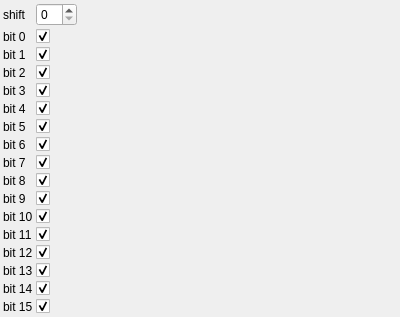
<?xml version="1.0" encoding="UTF-8"?>
<ui version="4.0">
 <class>BitSelectorParametersControlWidget</class>
 <widget class="QWidget" name="BitSelectorParametersControlWidget">
  <property name="geometry">
   <rect>
    <x>0</x>
    <y>0</y>
    <width>400</width>
    <height>300</height>
   </rect>
  </property>
  <property name="windowTitle">
   <string>BitSelectorParameters</string>
  </property>
   <layout class="QGridLayout" name="gridLayout">
    <property name="margin">
     <number>3</number>
    </property>
    <property name="spacing">
     <number>3</number>
    </property>
    <item row="0" column="0">
     <widget class="QLabel" name="label_0">
       <property name="text">
         <string>shift</string>
       </property>
     </widget>
    </item>
    <item row="0" column="1">
     <widget class="QSpinBox" name="shiftSpinBox">
       <property name="toolTip">
         <string>shift</string>
       </property>
     </widget>
    </item>
    <item row="1" column="0">
     <widget class="QLabel" name="label_1">
       <property name="text">
         <string>bit 0</string>
       </property>
     </widget>
    </item>
    <item row="1" column="1">
     <widget class="QCheckBox" name="bit0CheckBox">
       <property name="toolTip">
         <string>bit 0</string>
       </property>
       <property name="checked">
           <bool>true</bool>
       </property>
     </widget>
    </item>
    <item row="2" column="0">
     <widget class="QLabel" name="label_2">
       <property name="text">
         <string>bit 1</string>
       </property>
     </widget>
    </item>
    <item row="2" column="1">
     <widget class="QCheckBox" name="bit1CheckBox">
       <property name="toolTip">
         <string>bit 1</string>
       </property>
       <property name="checked">
           <bool>true</bool>
       </property>
     </widget>
    </item>
    <item row="3" column="0">
     <widget class="QLabel" name="label_3">
       <property name="text">
         <string>bit 2</string>
       </property>
     </widget>
    </item>
    <item row="3" column="1">
     <widget class="QCheckBox" name="bit2CheckBox">
       <property name="toolTip">
         <string>bit 2</string>
       </property>
       <property name="checked">
           <bool>true</bool>
       </property>
     </widget>
    </item>
    <item row="4" column="0">
     <widget class="QLabel" name="label_4">
       <property name="text">
         <string>bit 3</string>
       </property>
     </widget>
    </item>
    <item row="4" column="1">
     <widget class="QCheckBox" name="bit3CheckBox">
       <property name="toolTip">
         <string>bit 3</string>
       </property>
       <property name="checked">
           <bool>true</bool>
       </property>
     </widget>
    </item>
    <item row="5" column="0">
     <widget class="QLabel" name="label_5">
       <property name="text">
         <string>bit 4</string>
       </property>
     </widget>
    </item>
    <item row="5" column="1">
     <widget class="QCheckBox" name="bit4CheckBox">
       <property name="toolTip">
         <string>bit 4</string>
       </property>
       <property name="checked">
           <bool>true</bool>
       </property>
     </widget>
    </item>
    <item row="6" column="0">
     <widget class="QLabel" name="label_6">
       <property name="text">
         <string>bit 5</string>
       </property>
     </widget>
    </item>
    <item row="6" column="1">
     <widget class="QCheckBox" name="bit5CheckBox">
       <property name="toolTip">
         <string>bit 5</string>
       </property>
       <property name="checked">
           <bool>true</bool>
       </property>
     </widget>
    </item>
    <item row="7" column="0">
     <widget class="QLabel" name="label_7">
       <property name="text">
         <string>bit 6</string>
       </property>
     </widget>
    </item>
    <item row="7" column="1">
     <widget class="QCheckBox" name="bit6CheckBox">
       <property name="toolTip">
         <string>bit 6</string>
       </property>
       <property name="checked">
           <bool>true</bool>
       </property>
     </widget>
    </item>
    <item row="8" column="0">
     <widget class="QLabel" name="label_8">
       <property name="text">
         <string>bit 7</string>
       </property>
     </widget>
    </item>
    <item row="8" column="1">
     <widget class="QCheckBox" name="bit7CheckBox">
       <property name="toolTip">
         <string>bit 7</string>
       </property>
       <property name="checked">
           <bool>true</bool>
       </property>
     </widget>
    </item>
    <item row="9" column="0">
     <widget class="QLabel" name="label_9">
       <property name="text">
         <string>bit 8</string>
       </property>
     </widget>
    </item>
    <item row="9" column="1">
     <widget class="QCheckBox" name="bit8CheckBox">
       <property name="toolTip">
         <string>bit 8</string>
       </property>
       <property name="checked">
           <bool>true</bool>
       </property>
     </widget>
    </item>
    <item row="10" column="0">
     <widget class="QLabel" name="label_10">
       <property name="text">
         <string>bit 9</string>
       </property>
     </widget>
    </item>
    <item row="10" column="1">
     <widget class="QCheckBox" name="bit9CheckBox">
       <property name="toolTip">
         <string>bit 9</string>
       </property>
       <property name="checked">
           <bool>true</bool>
       </property>
     </widget>
    </item>
    <item row="11" column="0">
     <widget class="QLabel" name="label_11">
       <property name="text">
         <string>bit 10</string>
       </property>
     </widget>
    </item>
    <item row="11" column="1">
     <widget class="QCheckBox" name="bit10CheckBox">
       <property name="toolTip">
         <string>bit 10</string>
       </property>
       <property name="checked">
           <bool>true</bool>
       </property>
     </widget>
    </item>
    <item row="12" column="0">
     <widget class="QLabel" name="label_12">
       <property name="text">
         <string>bit 11</string>
       </property>
     </widget>
    </item>
    <item row="12" column="1">
     <widget class="QCheckBox" name="bit11CheckBox">
       <property name="toolTip">
         <string>bit 11</string>
       </property>
       <property name="checked">
           <bool>true</bool>
       </property>
     </widget>
    </item>
    <item row="13" column="0">
     <widget class="QLabel" name="label_13">
       <property name="text">
         <string>bit 12</string>
       </property>
     </widget>
    </item>
    <item row="13" column="1">
     <widget class="QCheckBox" name="bit12CheckBox">
       <property name="toolTip">
         <string>bit 12</string>
       </property>
       <property name="checked">
           <bool>true</bool>
       </property>
     </widget>
    </item>
    <item row="14" column="0">
     <widget class="QLabel" name="label_14">
       <property name="text">
         <string>bit 13</string>
       </property>
     </widget>
    </item>
    <item row="14" column="1">
     <widget class="QCheckBox" name="bit13CheckBox">
       <property name="toolTip">
         <string>bit 13</string>
       </property>
       <property name="checked">
           <bool>true</bool>
       </property>
     </widget>
    </item>
    <item row="15" column="0">
     <widget class="QLabel" name="label_15">
       <property name="text">
         <string>bit 14</string>
       </property>
     </widget>
    </item>
    <item row="15" column="1">
     <widget class="QCheckBox" name="bit14CheckBox">
       <property name="toolTip">
         <string>bit 14</string>
       </property>
       <property name="checked">
           <bool>true</bool>
       </property>
     </widget>
    </item>
    <item row="16" column="0">
     <widget class="QLabel" name="label_16">
       <property name="text">
         <string>bit 15</string>
       </property>
     </widget>
    </item>
    <item row="16" column="1">
     <widget class="QCheckBox" name="bit15CheckBox">
       <property name="toolTip">
         <string>bit 15</string>
       </property>
       <property name="checked">
           <bool>true</bool>
       </property>
     </widget>
    </item>
   <item row="17" column="0">
    <spacer name="verticalSpacer">
     <property name="orientation">
      <enum>Qt::Vertical</enum>
     </property>
     <property name="sizeHint" stdset="0">
      <size>
       <width>0</width>
       <height>0</height>
      </size>
     </property>
    </spacer>
   </item>
   <item row="17" column="2">
    <spacer name="horizontalSpacer">
     <property name="orientation">
      <enum>Qt::Horizontal</enum>
     </property>
     <property name="sizeHint" stdset="0">
      <size>
       <width>0</width>
       <height>0</height>
      </size>
     </property>
    </spacer>
   </item>
  </layout>
 </widget>
 <layoutdefault spacing="3" margin="3"/>
 <resources/>
 <connections>
  <connection>
   <sender>shiftSpinBox</sender>
   <signal>valueChanged(int)</signal>
   <receiver>BitSelectorParametersControlWidget</receiver>
   <slot>changeParameters()</slot>
  </connection>
  <connection>
   <sender>bit0CheckBox</sender>
   <signal>stateChanged(int)</signal>
   <receiver>BitSelectorParametersControlWidget</receiver>
   <slot>changeParameters()</slot>
  </connection>
  <connection>
   <sender>bit1CheckBox</sender>
   <signal>stateChanged(int)</signal>
   <receiver>BitSelectorParametersControlWidget</receiver>
   <slot>changeParameters()</slot>
  </connection>
  <connection>
   <sender>bit2CheckBox</sender>
   <signal>stateChanged(int)</signal>
   <receiver>BitSelectorParametersControlWidget</receiver>
   <slot>changeParameters()</slot>
  </connection>
  <connection>
   <sender>bit3CheckBox</sender>
   <signal>stateChanged(int)</signal>
   <receiver>BitSelectorParametersControlWidget</receiver>
   <slot>changeParameters()</slot>
  </connection>
  <connection>
   <sender>bit4CheckBox</sender>
   <signal>stateChanged(int)</signal>
   <receiver>BitSelectorParametersControlWidget</receiver>
   <slot>changeParameters()</slot>
  </connection>
  <connection>
   <sender>bit5CheckBox</sender>
   <signal>stateChanged(int)</signal>
   <receiver>BitSelectorParametersControlWidget</receiver>
   <slot>changeParameters()</slot>
  </connection>
  <connection>
   <sender>bit6CheckBox</sender>
   <signal>stateChanged(int)</signal>
   <receiver>BitSelectorParametersControlWidget</receiver>
   <slot>changeParameters()</slot>
  </connection>
  <connection>
   <sender>bit7CheckBox</sender>
   <signal>stateChanged(int)</signal>
   <receiver>BitSelectorParametersControlWidget</receiver>
   <slot>changeParameters()</slot>
  </connection>
  <connection>
   <sender>bit8CheckBox</sender>
   <signal>stateChanged(int)</signal>
   <receiver>BitSelectorParametersControlWidget</receiver>
   <slot>changeParameters()</slot>
  </connection>
  <connection>
   <sender>bit9CheckBox</sender>
   <signal>stateChanged(int)</signal>
   <receiver>BitSelectorParametersControlWidget</receiver>
   <slot>changeParameters()</slot>
  </connection>
  <connection>
   <sender>bit10CheckBox</sender>
   <signal>stateChanged(int)</signal>
   <receiver>BitSelectorParametersControlWidget</receiver>
   <slot>changeParameters()</slot>
  </connection>
  <connection>
   <sender>bit11CheckBox</sender>
   <signal>stateChanged(int)</signal>
   <receiver>BitSelectorParametersControlWidget</receiver>
   <slot>changeParameters()</slot>
  </connection>
  <connection>
   <sender>bit12CheckBox</sender>
   <signal>stateChanged(int)</signal>
   <receiver>BitSelectorParametersControlWidget</receiver>
   <slot>changeParameters()</slot>
  </connection>
  <connection>
   <sender>bit13CheckBox</sender>
   <signal>stateChanged(int)</signal>
   <receiver>BitSelectorParametersControlWidget</receiver>
   <slot>changeParameters()</slot>
  </connection>
  <connection>
   <sender>bit14CheckBox</sender>
   <signal>stateChanged(int)</signal>
   <receiver>BitSelectorParametersControlWidget</receiver>
   <slot>changeParameters()</slot>
  </connection>
  <connection>
   <sender>bit15CheckBox</sender>
   <signal>stateChanged(int)</signal>
   <receiver>BitSelectorParametersControlWidget</receiver>
   <slot>changeParameters()</slot>
  </connection>
 </connections>
 <slots>
  <slot>changeParameters()</slot>
 </slots>
 <customwidgets>
 </customwidgets>
</ui>
